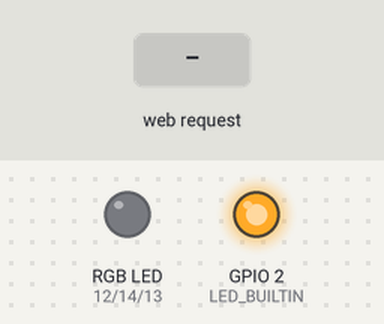
Bench run of a program on a simulated ESP8266 (Wemos D1 mini). Shown: an RGB LED mixed from three pins (HIGH = lit), output pins drawn as LEDs (lit = HIGH, except the on-board LED, lit = LOW). The inputs (shaded band) are chosen by the test bench. WiFi joins after 1.5 s; servers stay silent unless stated; what the program prints to the serial monitor is not drawn.

Above: at 2.7 s.
2.8 s: HTTP request GET /?r received
Timing chart, 0 to 5.8 s (numbered marks = the images above; inputs shaded):
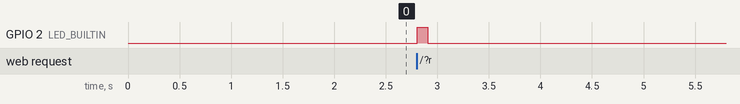

Measured:
- after the input at 2.8 s, GPIO 2 (LED_BUILTIN): LOW → HIGH at once, → LOW 0.10 s later

The program:

main.cpp
```cpp
// Load Wi-Fi library
#include <Arduino.h>
#include <ESP8266WiFi.h>
#include <SPI.h>

// Replace with your network credentials
const char* ssid     = "SSID";
const char* password = "PASSWORD";

// Set web server port number to 80
WiFiServer server(80);

// Decode HTTP GET value
String redString = "0";
String greenString = "0";
String blueString = "0";
int pos1 = 255;
int pos2 = 255;
int pos3 = 255;
int pos4 = 0;

// Variable to store the HTTP req  uest
String header;

// Red, green, and blue pins for PWM control
const int redPin = 12;     // 13 corresponds to GPIO13
const int greenPin = 14;   // 12 corresponds to GPIO12
const int bluePin = 13;    // 14 corresponds to GPIO14

// Setting PWM bit resolution
const int resolution = 256;

// Current time
unsigned long currentTime = millis();
// Previous time
unsigned long previousTime = 0;
// Define timeout time in milliseconds (example: 2000ms = 2s)
const long timeoutTime = 2000;

void setup() {
  Serial.begin(115200);

  // configure LED PWM resolution/range and set pins to LOW
  analogWriteRange(resolution);
  pinMode(LED_BUILTIN, OUTPUT);
  analogWrite(redPin, 0);
  analogWrite(greenPin, 0);
  analogWrite(bluePin, 0);

  // Connect to Wi-Fi network with SSID and password
  Serial.print("Connecting to ");
  Serial.println(ssid);
  WiFi.begin(ssid, password);
  while (WiFi.status() != WL_CONNECTED) {
    delay(500);
    Serial.print(".");
  }
  // Print local IP address and start web server
  Serial.println("");
  Serial.println("WiFi connected.");
  Serial.println("IP address: ");
  Serial.println(WiFi.localIP());
    server.begin();
  }

void loop(){
  WiFiClient client = server.available();   // Listen for incoming clients

  if (client) {                             // If a new client connects,
    currentTime = millis();
    previousTime = currentTime;
    Serial.println("New Client.");          // print a message out in the serial port
    String currentLine = "";                // make a String to hold incoming data from the client
    while (client.connected() && currentTime - previousTime <= timeoutTime) {            // loop while the client's connected
      currentTime = millis();
      if (client.available()) {             // if there's bytes to read from the client,
        char c = client.read();             // read a byte, then
        Serial.write(c);                    // print it out the serial monitor
        header += c;
        if (c == '\n') {                    // if the byte is a newline character
          // if the current line is blank, you got two newline characters in a row.
          // that's the end of the client HTTP request, so send a response:
          if (currentLine.length() == 0) {
            // HTTP headers always start with a response code (e.g. HTTP/1.1 200 OK)
            // and a content-type so the client knows what's coming, then a blank line:
            client.println("HTTP/1.1 200 OK");
            client.println("Content-type:text/html");
            client.println("Connection: close");
            client.println();

            // Display the HTML web page
            client.println("<!DOCTYPE html>");
            client.println("<html>");
            client.println("<head>");
            client.println("<script src=\"https://cdn.jsdelivr.net/npm/@jaames/iro@5\"></script>");
            client.println("<meta charset=\"utf-8\"/>");
            client.println("</head>");
            client.println("<style>");
            client.println(".button {");
            client.println("font-size: 30px;");

client.println("margin: 0;");
client.println("position: absolute;");
client.println("right: 50%;");
            client.println("}</style>");
            client.println("<body>");
            client.println("<div class=\"colorPicker\"></div>");
            client.println("<button class=\"button\" onclick=\"change()\">Cambiar color</button>");
            client.println("<p id=\"demo\"></p>");
            client.println("<script>");
            client.println("var colorPicker = new iro.ColorPicker(\".colorPicker\", {");
            client.println("width: 900,");
            client.println("handleRadius: 15,");
            // client.println("color: \"rgb("+String(unsigned(pos1))+","+String(unsigned(pos2))+","+String(unsigned(pos3))+"\",");
            client.println("color: \"rgb(255,255,255\",");
            client.println("borderWidth: 1,");
            client.println("borderColor: \"#fff\",");
            client.println("});");
            client.println("function change() {");
            client.println("document.location.href = \"?r\" + Math.round(colorPicker.color.rgb[\"r\"]) + \"g\" +  Math.round(colorPicker.color.rgb[\"g\"]) + \"b\" + Math.round(colorPicker.color.rgb[\"b\"]) + \"&\";");
            client.println("}");
            client.println("colorPicker.on([\"color:init\", \"color:change\"], function(color){");
            client.println("console.log(colorPicker.color.hexString);");
            // client.println("document.location.href = \"192.168.0.108/\" + \"?r\" + Math.round(colorPicker.color.rgb[0]) + \"g\" +  Math.round(colorPicker.color.rgb[1]) + \"b\" + Math.round(colorPicker.color.rgb[2]) + \"&\";");
            client.println("});");
            client.println("</script>");
            client.println("</body>");
            client.println("</html>");

            // The HTTP response ends with another blank line
            client.println();

            // Request sample: /?r201g32b255&
            // Red = 201 | Green = 32 | Blue = 255
            if(header.indexOf("GET /?r") >= 0) {
              pos1 = header.indexOf('r');
              pos2 = header.indexOf('g');
              pos3 = header.indexOf('b');
              pos4 = header.indexOf('&');
              redString = header.substring(pos1+1, pos2);
              greenString = header.substring(pos2+1, pos3);
              blueString = header.substring(pos3+1, pos4);
              Serial.println(redString.toInt());
              Serial.println(greenString.toInt());
              Serial.println(blueString.toInt());
              analogWrite(redPin, redString.toInt());
              analogWrite(greenPin, greenString.toInt());
              analogWrite(bluePin, blueString.toInt());
              digitalWrite(LED_BUILTIN, HIGH);
              delay(100);
              digitalWrite(LED_BUILTIN, LOW);
            }
            // Break out of the while loop
            break;
          } else { // if you got a newline, then clear currentLine
            currentLine = "";
          }
        } else if (c != '\r') {  // if you got anything else but a carriage return character,
          currentLine += c;      // add it to the end of the currentLine
        }
      }
    }
    // Clear the header variable
    header = "";
    // Close the connection
    client.stop();
    Serial.println("Client disconnected.");
    Serial.println("");
  }
}
```
